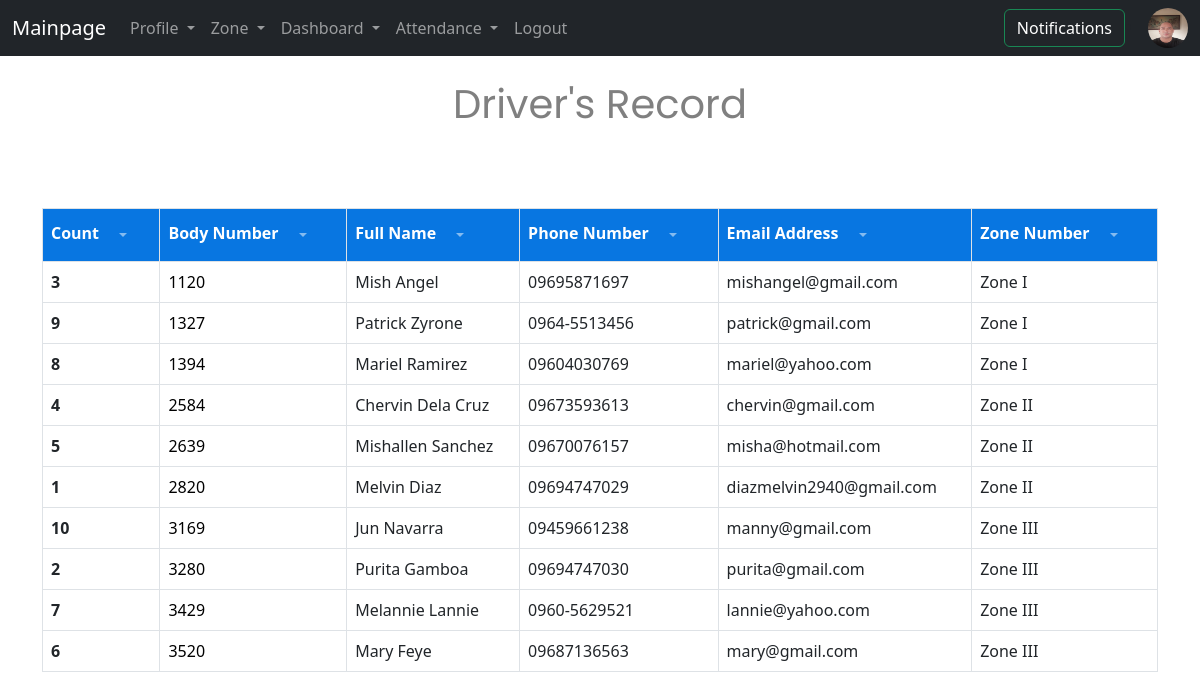
The app's page /zone_view/normal (signed in) with its own data.
### record/models.py (models this page shows, shortened)
class Profile(models.Model):
    user = models.OneToOneField(User, on_delete=models.CASCADE ,default=1)
    todaname = models.ForeignKey(Todaname, on_delete=models.CASCADE, default=1)
    zone = models.ForeignKey(Zone, on_delete=models.CASCADE ,default=1)
    first_name = models.CharField(max_length=50)
    last_name = models.CharField(max_length=50)
    phone = models.CharField(max_length=20)
    email = models.EmailField(max_length=100)
    bodynum = models.CharField(max_length=20 ,blank=True, null=True)
    license_id = models.CharField(max_length=20, blank=True, null=True)
    license_expired = models.DateField(blank=True, null=True)
    image = models.ImageField(upload_to='uploads/pictures/' )

class Zone(models.Model):
    name_zone = models.CharField(max_length=50)
    def __str__(self):
        return self.name_zone

### record/views.py (the view, shortened to what this page needs)
# urls.py: path('zone_view/<arrange_order>',views.zone_view, name='zone_view'),
def zone_view(request ,arrange_order):
    if arrange_order == 'normal':
        names = Profile.objects.all().order_by( 'zone' ,'bodynum','last_name')
    return render(request, 'zone_view.html', {
        'names':names})

### record/views.py (called while the page is built)
def files(request):
    noti_count = Notifies.objects.filter(is_seen=True).count()
    if str(request.user) == 'AnonymousUser':
        img_name = None
    else:
        img_name = Profile.objects.get(user=str(request.user.id))
    return {'noti_count': noti_count ,'img_name':img_name}

### record/templates/zone_view.html (shortened to what this page needs)
{% extends 'base.html' %}
{% block content %}
<center>
<h1>Driver's Record</h1>
</center><br/><br/><br/>
<table class="table table-bordered table-hover ">
  <thead class="table_bgs ">
    <tr>
      <th scope="col" >
          <div class="dropdown ">Count
            <a class="btn btn-black dropdown-toggle but-size_one" href="#" role="button" id="dropdownMenuLink" data-bs-toggle="dropdown" aria-expanded="false">
            </a>
          </div>
      </th>
    <th scope="col">
      <div class="dropdown" >Body Number
        <a class="btn btn-black dropdown-toggle but-size_one" href="#" role="button" id="dropdownMenuLink" data-bs-toggle="dropdown" aria-expanded="false">
        </a>
      </div>
    </th>
    <th scope="col">
     <div class="dropdown" >Full Name
      <a class="btn btn-blacl dropdown-toggle but-size_one" href="#" role="button" id="dropdownMenuLink" data-bs-toggle="dropdown" aria-expanded="false">
      </a>
     </div>
    </th>
    <th scope="col">
     <div class="dropdown" >Phone Number
      <a class="btn btn-black dropdown-toggle but-size_one" href="#" role="button" id="dropdownMenuLink" data-bs-toggle="dropdown" aria-expanded="false">
      </a>
     </div>
    </th>
    <th scope="col">
     <div class="dropdown" >Email Address
      <a class="btn btn-black dropdown-toggle but-size_one" href="#" role="button" id="dropdownMenuLink" data-bs-toggle="dropdown" aria-expanded="false">
      </a>
     </div>
    </th>
    <th scope="col">
     <div class="dropdown" >Zone Number
      <a class="btn btn-black dropdown-toggle but-size_one" href="#" role="button" id="dropdownMenuLink" data-bs-toggle="dropdown" aria-expanded="false">
      </a>
      </div>
    </th>
    </tr>
  </thead>
{% for name in names %}
  <form action="" method=POST >
    <tbody>
      <tr>
        <th scope="row" >{{name.id}}</th>
        <td  ><a href="{% url 'zone_profile' name.id %}" >{{name.bodynum}} </a></td>
        <td>{{name.first_name}} {{name.last_name}}</td>
        <td>{{name.phone}}</td>
        <td>{{name.email}}</td>
        <td>{{name.zone}}</td>
      </tr>
    </form>
{% endfor %}
{% endblock %}

### record/templates/navbar.html (shortened to what this page needs)
<nav class="navbar navbar-expand-lg navbar-dark bg-dark">
  <div class="container-fluid">
    <a class="navbar-brand" href="{% url 'home' %}">Mainpage</a>
    <div class="collapse navbar-collapse" id="navbarSupportedContent">
      <ul class="navbar-nav me-auto mb-2 mb-lg-0">
        <li class="nav-item dropdown">
          <a class="nav-link dropdown-toggle" href="#" id="navbarDropdown" role="button" data-bs-toggle="dropdown" aria-expanded="false">
            Profile
          </a>
        </li>
        <li class="nav-item dropdown">
          <a class="nav-link dropdown-toggle" href="#" id="navbarDropdown" role="button" data-bs-toggle="dropdown" aria-expanded="false">
            Zone
          </a>
        </li>
        <li class="nav-item dropdown">
          <a class="nav-link dropdown-toggle" href="#" id="navbarDropdown" role="button" data-bs-toggle="dropdown" aria-expanded="false">
            Dashboard
          </a>
        </li>
        <li class="nav-item dropdown">
          <a class="nav-link dropdown-toggle" href="#" id="navbarDropdown" role="button" data-bs-toggle="dropdown" aria-expanded="false">
            Attendance
          </a>
        </li>
      {% if user.is_authenticated %}
       <li class="nav-item"><a class="nav-link" href="{% url 'logout_user'%}">Logout</a></li>
      {% else %}
       <li class="nav-item"><a class="nav-link" href="{% url 'login_user' %}">Login</a></li>
       <li class="nav-item"><a class="nav-link" href="{% url 'register' %}">Register</a></li>
      {% endif %}
      </ul>
        <form class="" method="POST">
        <a href="{% url 'notifications' %}" class="btn btn-outline-success text-white" tabindex="-1" role="button" aria-disabled="true">
          Notifications
      {% if noti_count%}
                  <span class="badge bg-danger text-white ms-1 rounded-pill" id="overtimes">
                    {{noti_count}}
                  </span> </a>
      {%else%}
        </a>
      {% endif %}
           </form>
    {% if img_name %}
        <li class="nav-item">
      <img src= "{{img_name.image.url}}" class="rounded-circle " style="width:40px;height:40px; " alt="...">
    </li>
    {% endif %}
    </div>
  </div>
</nav>

### record/templates/zone_view.html (style rules this page uses)
h1 { position: relative; color: gray; font-family: "Poppins", serif; font-weight: 400; font-style: normal; }
.but-size_one { color: white;    border-color: black; border-radius: 10px; border: none; opacity: .5; }
.table_bgs { color: white; background-color: #0876e1; border-radius: 10px; }
a { color: black; background-color: transparent; text-decoration: none; }

### records on screen
Profile: image (picture), id "1", bodynum "2820", first_name "Melvin", last_name "Diaz", phone "09694747029", email "diazmelvin2940@gmail.com", zone "Zone II"
Profile: id "3", bodynum "1120", first_name "Mish", last_name "Angel", phone "09695871697", email "mishangel@gmail.com", zone "Zone I"
Profile: id "9", bodynum "1327", first_name "Patrick", last_name "Zyrone", phone "0964-5513456", email "patrick@gmail.com", zone "Zone I"
Profile: id "8", bodynum "1394", first_name "Mariel", last_name "Ramirez", phone "09604030769", email "mariel@yahoo.com", zone "Zone I"
Profile: id "4", bodynum "2584", first_name "Chervin", last_name "Dela Cruz", phone "09673593613", email "chervin@gmail.com", zone "Zone II"
Profile: id "5", bodynum "2639", first_name "Mishallen", last_name "Sanchez", phone "09670076157", email "misha@hotmail.com", zone "Zone II"
Profile: id "10", bodynum "3169", first_name "Jun", last_name "Navarra", phone "09459661238", email "manny@gmail.com", zone "Zone III"
Profile: id "2", bodynum "3280", first_name "Purita", last_name "Gamboa", phone "09694747030", email "purita@gmail.com", zone "Zone III"
Profile: id "7", bodynum "3429", first_name "Melannie", last_name "Lannie", phone "0960-5629521", email "lannie@yahoo.com", zone "Zone III"
Profile: id "6", bodynum "3520", first_name "Mary", last_name "Feye", phone "09687136563", email "mary@gmail.com", zone "Zone III"
